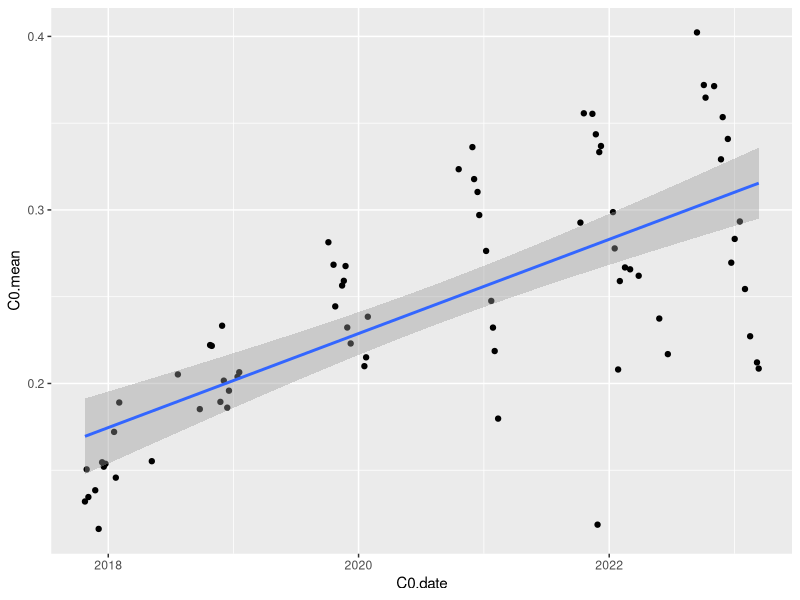
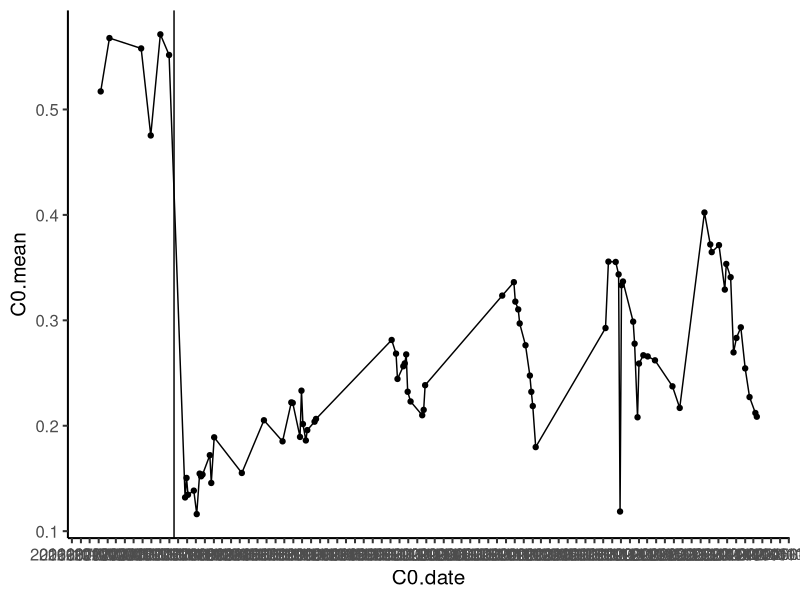
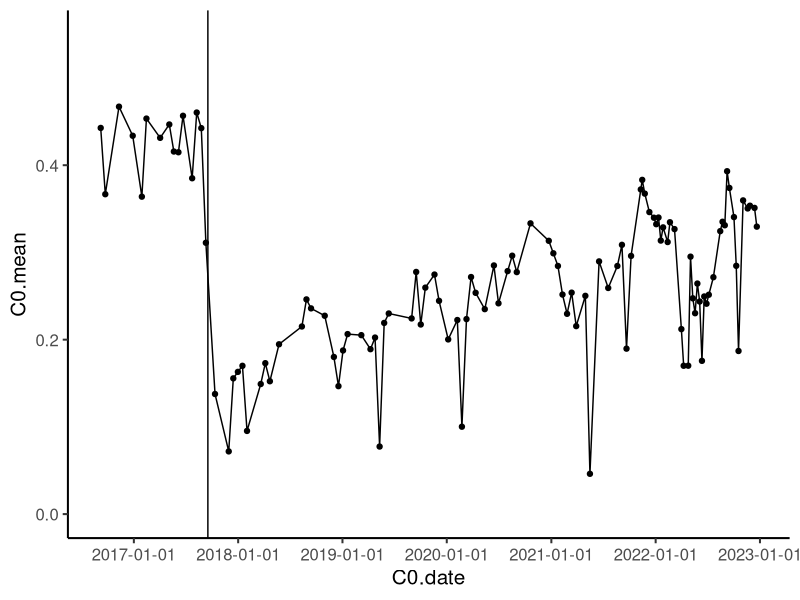

R code for these plots, in order: (Note: this script raises an error after producing the figures.)
library(readr)
library(ggplot2)

setwd('~/Documents/GitHub/Cayo-Maria-Survival/Data/GreeneryIndex/')

#Load data for big Cayo
greenery =read.csv('Sentinel-2_NDVI-2015-03-13_TO_2023-03-13.csv')
greenery$C0.date = as.Date(parse_datetime(greenery$C0.date))

postHurrGreenery = greenery[which(greenery$C0.date>"2017-09-17"),]
ggplot(postHurrGreenery, aes(x=C0.date, y=C0.mean)) +
  geom_point() +
  geom_smooth(method=lm, se=T)

y=postHurrGreenery$C0.mean; x = 1:nrow(postHurrGreenery)
summary(lm(y ~ x))$coefficients

years = c(2018, 2019, 2020, 2021, 2022); y_year = vector()
for (year in 1:length(years)){
  date_idx = which(greenery$C0.date>"2017-01-01" & greenery$C0.date < "2017-12-31")
  y_year[year]=mean(postHurrGreenery$C0.mean[date_idx])
}
x=1:length(years)
summary(lm(y_year ~ x))$coefficients

#Subset data which has 0% cloud
#BigCayo=BigCayo[which(BigCayo$C0.cloudCoveragePercent==0),]

p_bigC<-ggplot(greenery, aes(x=C0.date, y=C0.mean))+
  geom_point()+
  geom_line()+
  #geom_smooth()+
  geom_vline(xintercept = as.numeric(as.Date("2017-09-17")))+
  #xlim(as.Date("2017-03-17"), as.Date("2018-03-17"))+
  #ylim(0, 0.55)+
  scale_x_date(date_breaks = "1 month")+
  theme_classic(base_size=15)
ggsave("BigCayo_Greenery_Updated_v2.pdf",p_bigC)

# #Find 'outlier' dates
# BigCayo_part1$C0.date[BigCayo_part1$C0.mean<0.25]
# BigCayo_part2$C0.date[BigCayo_part2$C0.mean<0.2]

#Load data for small Cayo
SmallCayo_part1=read.csv('SmallCayo_Sept2016-Dec2018.csv')
SmallCayo_part2=read.csv('SmallCayo_Dec2017-Dec2022.csv')
SmallCayo=rbind(SmallCayo_part1,SmallCayo_part2[14:nrow(SmallCayo_part2),])
SmallCayo$C0.date =  as.Date(parse_datetime(SmallCayo$C0.date))

#SmallCayo=SmallCayo[which(SmallCayo$C0.cloudCoveragePercent==0),]

p_smallC<-ggplot(SmallCayo, aes(x=C0.date, y=C0.mean))+
  geom_point()+
  geom_line()+
  geom_vline(xintercept = as.numeric(as.Date("2017-09-17")))+
  ylim(0, 0.55)+
  scale_x_date(date_breaks = "1 year")+
  theme_classic(base_size=15)
ggsave("SmallCayo_Greenery_Updated_v2.pdf",p_smallC)

#Find 'outlier' dates
SmallCayo_part1$C0.date[SmallCayo_part1$C0.mean<0.25]
SmallCayo_part2$C0.date[SmallCayo_part2$C0.mean<0.2]


#Directly compared smal cayo and big cayo
ggplot(SmallCayo, aes(x=C0.date, y=C0.mean))+
  geom_point()+
  geom_line()+
  geom_line(data=BigCayo, aes(x=C0.date, y=C0.mean),color = "red")+
  geom_vline(xintercept = as.numeric(as.Date("2017-09-17")))+
  ylim(0, 0.55)+
  scale_x_date(date_breaks = "1 year")+
  theme_classic(base_size=15)

#Plot data splitting 3 areas of the island
lbc_data=read.csv('LowerBigCayo_Landsat 8-9 L1-4-NDVI-2016-01-22-TO-2021-01-22.csv')
lbc_data$C0.date=as.Date(lbc_data$C0.date)
ubc_data = read.csv('UpperBigCayo_Landsat 8-9 L1-4-NDVI-2016-01-22-TO-2021-01-22.csv')
ubc_data$C0.date=as.Date(ubc_data$C0.date)
sc_data=read.csv('SmallCayo_Landsat 8-9 L1-4-NDVI-2016-01-22-TO-2021-01-22.csv')
sc_data$C0.date=as.Date(sc_data$C0.date)

ggplot(lbc_data, aes(x=C0.date, y=C0.mean))+
  geom_point()+
  geom_line()+
  geom_line(data=sc_data, aes(x=C0.date, y=C0.mean),color = "red")+
  geom_line(data=ubc_data, aes(x=C0.date, y=C0.mean),color = "blue")+
  geom_vline(xintercept = as.numeric(as.Date("2017-09-17")))+
  ylim(0, 0.7)+
  scale_x_date(date_breaks = "1 year")+
  theme_classic(base_size=15)
